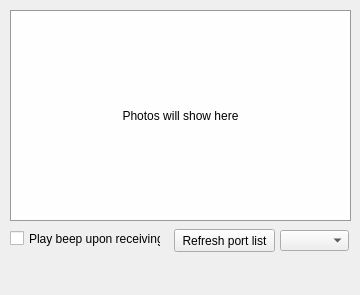
<?xml version="1.0" encoding="UTF-8"?>
<ui version="4.0">
 <class>MainWindow</class>
 <widget class="QMainWindow" name="MainWindow">
  <property name="windowModality">
   <enum>Qt::NonModal</enum>
  </property>
  <property name="geometry">
   <rect>
    <x>0</x>
    <y>0</y>
    <width>360</width>
    <height>295</height>
   </rect>
  </property>
  <property name="sizePolicy">
   <sizepolicy hsizetype="Fixed" vsizetype="Fixed">
    <horstretch>0</horstretch>
    <verstretch>0</verstretch>
   </sizepolicy>
  </property>
  <property name="minimumSize">
   <size>
    <width>0</width>
    <height>0</height>
   </size>
  </property>
  <property name="maximumSize">
   <size>
    <width>360</width>
    <height>310</height>
   </size>
  </property>
  <property name="contextMenuPolicy">
   <enum>Qt::NoContextMenu</enum>
  </property>
  <property name="windowTitle">
   <string>QtLora v1.0</string>
  </property>
  <widget class="QWidget" name="centralWidget">
   <widget class="QLabel" name="photoLabel">
    <property name="geometry">
     <rect>
      <x>10</x>
      <y>10</y>
      <width>341</width>
      <height>211</height>
     </rect>
    </property>
    <property name="font">
     <font>
      <weight>50</weight>
      <italic>false</italic>
      <bold>false</bold>
      <underline>false</underline>
      <kerning>true</kerning>
     </font>
    </property>
    <property name="styleSheet">
     <string notr="true">QLabel { background-color:#fefefe; border:1px solid #999; }</string>
    </property>
    <property name="text">
     <string>Photos will show here</string>
    </property>
    <property name="alignment">
     <set>Qt::AlignCenter</set>
    </property>
   </widget>
   <widget class="QComboBox" name="comboBox">
    <property name="geometry">
     <rect>
      <x>280</x>
      <y>230</y>
      <width>69</width>
      <height>21</height>
     </rect>
    </property>
   </widget>
   <widget class="QPushButton" name="pushButton">
    <property name="geometry">
     <rect>
      <x>174</x>
      <y>229</y>
      <width>101</width>
      <height>23</height>
     </rect>
    </property>
    <property name="text">
     <string>Refresh port list</string>
    </property>
   </widget>
   <widget class="QCheckBox" name="checkBox">
    <property name="geometry">
     <rect>
      <x>10</x>
      <y>230</y>
      <width>151</width>
      <height>17</height>
     </rect>
    </property>
    <property name="text">
     <string>Play beep upon receiving</string>
    </property>
   </widget>
  </widget>
  <widget class="QMenuBar" name="menuBar">
   <property name="geometry">
    <rect>
     <x>0</x>
     <y>0</y>
     <width>360</width>
     <height>21</height>
    </rect>
   </property>
  </widget>
  <widget class="QStatusBar" name="statusBar">
   <property name="sizeGripEnabled">
    <bool>false</bool>
   </property>
  </widget>
 </widget>
 <layoutdefault spacing="6" margin="11"/>
 <resources/>
 <connections/>
</ui>
